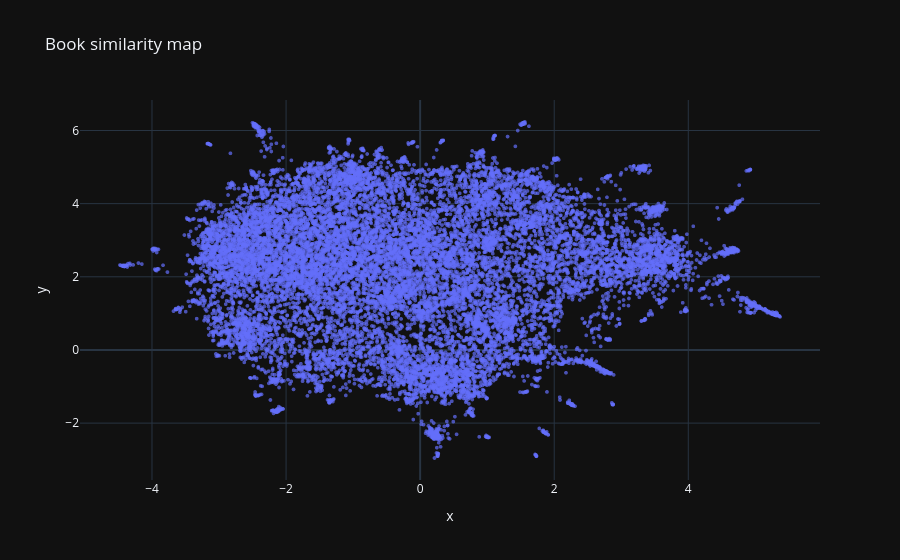

Write notebook code for a chart like this one.
### Markdown cell above
##### 3.1.4 Visualization with Plotly

### Code cell
import plotly.express as px

if 'df' in locals():
    df_transformers = df.copy()

    df_transformers['x'] = umap_embeddings[:, 0]
    df_transformers['y'] = umap_embeddings[:, 1]

    print("Generating interactive plot...")

    fig = px.scatter(
        df_transformers,
        x='x',
        y='y',
        hover_data=['book_title', 'author'],
        title="Book similarity map",
        template='plotly_dark'
    )

    fig.update_traces(marker=dict(size=4, opacity=0.7))
    fig.update_layout(legend_title_text='Main Genre')

    fig.show()

### Figure 1 — Plotly figure (JSON) as saved in the notebook; plotly's stock layout.template omitted (floating-point values rounded to 4 significant figures; data arrays with more than 128 entries replaced by an {"elided": "..."} marker saying what was removed)
{"data": [{"customdata": {"elided": "16220x2 str values"}, "hovertemplate": "x=%{x}<br>y=%{y}<br>book_title=%{customdata[0]}<br>author=%{customdata[1]}<extra></extra>", "legendgroup": "", "marker": {"color": "#636efa", "symbol": "circle", "opacity": 0.7, "size": 4}, "mode": "markers", "name": "", "showlegend": false, "x": {"elided": "16220 float values"}, "xaxis": "x", "y": {"elided": "16220 float values"}, "yaxis": "y", "type": "scattergl"}], "layout": {"xaxis": {"anchor": "y", "domain": [0.0, 1.0], "title": {"text": "x"}}, "yaxis": {"anchor": "x", "domain": [0.0, 1.0], "title": {"text": "y"}}, "legend": {"tracegroupgap": 0, "title": {"text": "Main Genre"}}, "title": {"text": "Book similarity map"}}}
